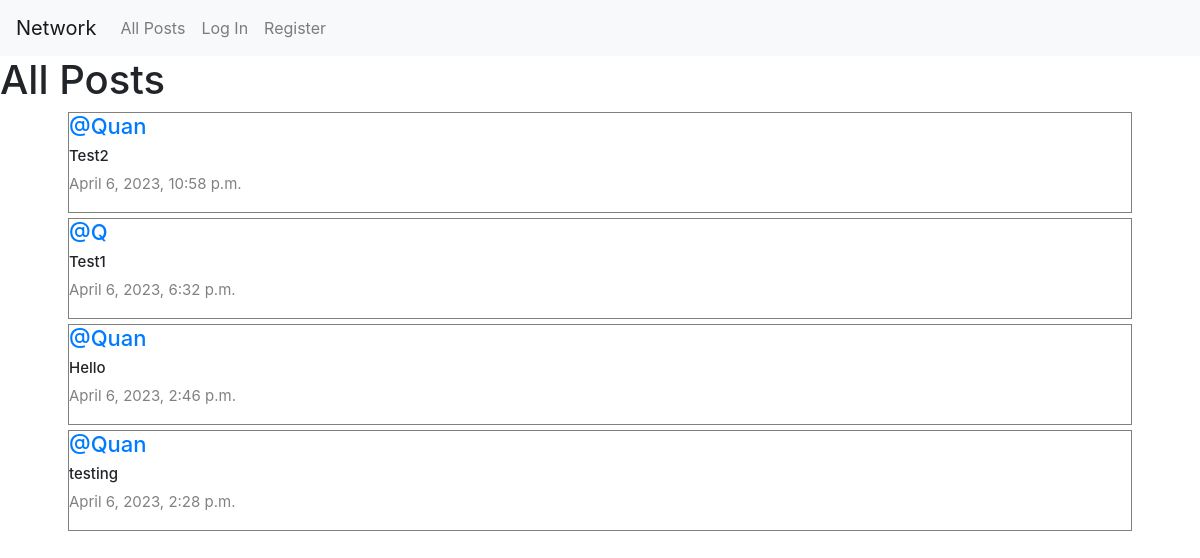
The app's page /, older data.
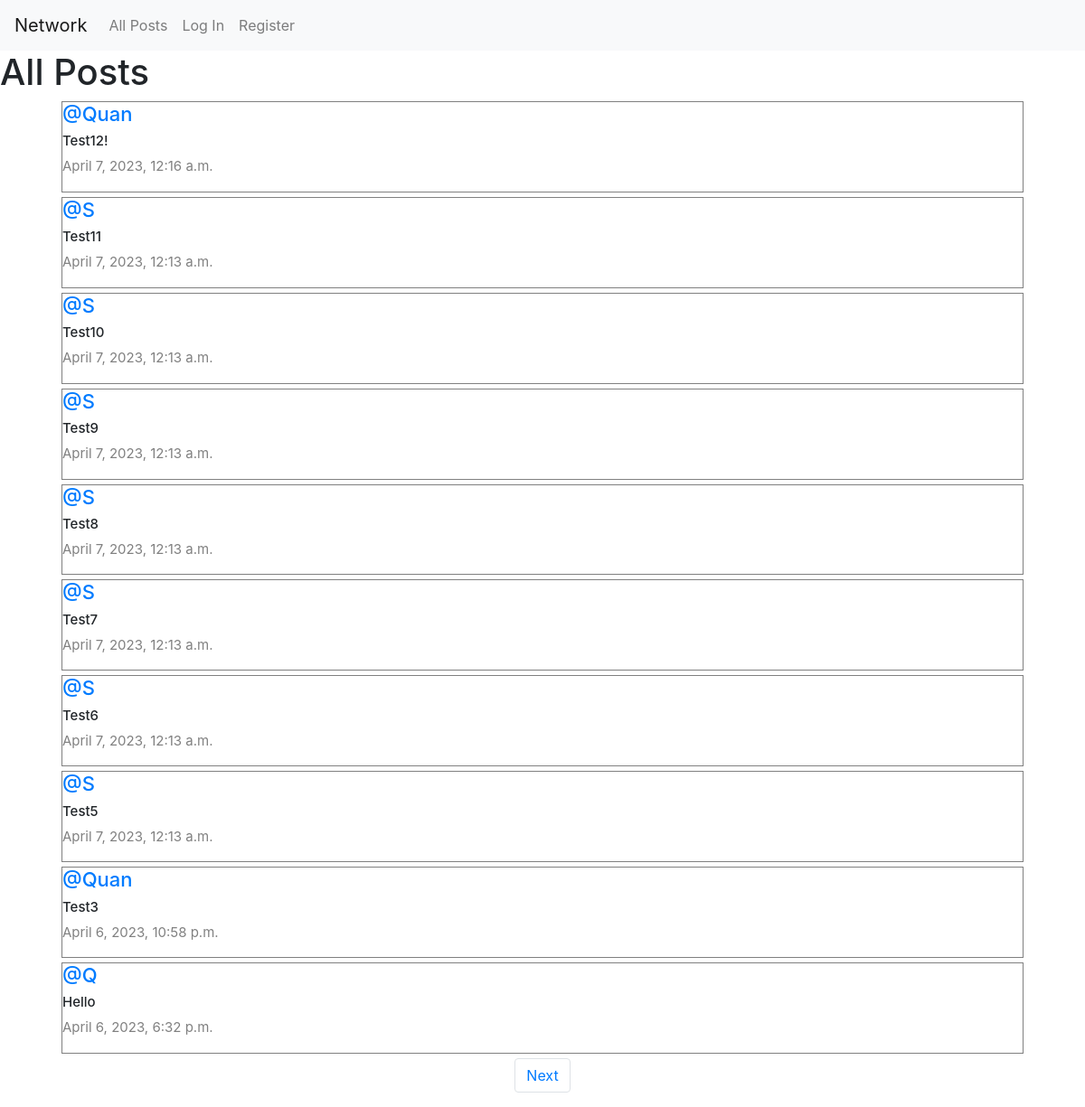
The same page, newer data.
### network/models.py (models this page shows, shortened)
class Post(models.Model):
    content = models.CharField(max_length=140)
    user = models.ForeignKey(User, on_delete=models.CASCADE, related_name="author")
    date = models.DateTimeField(auto_now_add=True)

class User(AbstractUser):
    pass

### network/views.py (the view)
# urls.py: path("", views.index, name="index"),
def index(request):
    all_posts = Post.objects.all().order_by("-id")
    paginator = Paginator(all_posts, 10)
    page_number = request.GET.get('page')
    posts_of_the_page = paginator.get_page(page_number)
    all_likes = Like.objects.all()
    whoYouLiked = []
    try:
        for like in allLikes:
            if like.user.id == request.user.id:
                whoYouLiked.append(like.post.id)
    except:
        whoYouLiked = []
    return render(request, "network/index.html", {
        "all_posts": all_posts,
        "posts_of_the_page": posts_of_the_page,
        "who_you_liked": whoYouLiked
    })

### network/templates/network/index.html (shortened to what this page needs)
{% extends "network/layout.html" %}
{% block body %}
    <h1>All Posts</h1>
    <div class="all-posts mx-5">
        {% for post in posts_of_the_page %}
            <div class="row post">
                <h5 class="username">
                    <a href="{% url 'profile' user_id=post.user.id %}">
                        @{{ post.user }}
                    </a>
                </h5>
                <h6 class="content" id="content_{{ post.id }}">{{ post.content }}</h6>
                <p class="date">{{ post.date }}</p>
            </div>
        {% endfor %}
    </div>
    <nav aria-label="Page navigation example">
        <ul class="pagination d-flex  justify-content-center">
            {% if posts_of_the_page.has_next %}
                <li class="page-item"><a class="page-link" href="?page={{posts_of_the_page.next_page_number}}">Next</a></li>
            {% endif %}
        </ul>
    </nav>
{% endblock %}

Row changes from the older to the newer data that the page shows:
no longer on this page (row edited): Post: user "Quan", content "Hello", date "April 6, 2023, 2:46 p.m."
no longer on this page (row unchanged): Post: user "Quan", content "testing", date "April 6, 2023, 2:28 p.m."
added Post: user "Quan", content "Test12!", date "April 7, 2023, 12:16 a.m."
added Post: user "S", content "Test11", date "April 7, 2023, 12:13 a.m."
added Post: user "S", content "Test10", date "April 7, 2023, 12:13 a.m."
added Post: user "S", content "Test9", date "April 7, 2023, 12:13 a.m."
added Post: user "S", content "Test8", date "April 7, 2023, 12:13 a.m."
added Post: user "S", content "Test7", date "April 7, 2023, 12:13 a.m."
added Post: user "S", content "Test6", date "April 7, 2023, 12:13 a.m."
added Post: user "S", content "Test5", date "April 7, 2023, 12:13 a.m."
changed Post: content "Test2" → "Test3"
changed Post: content "Test1" → "Hello"
Text that changed along with them:
text now shown: "Next"
